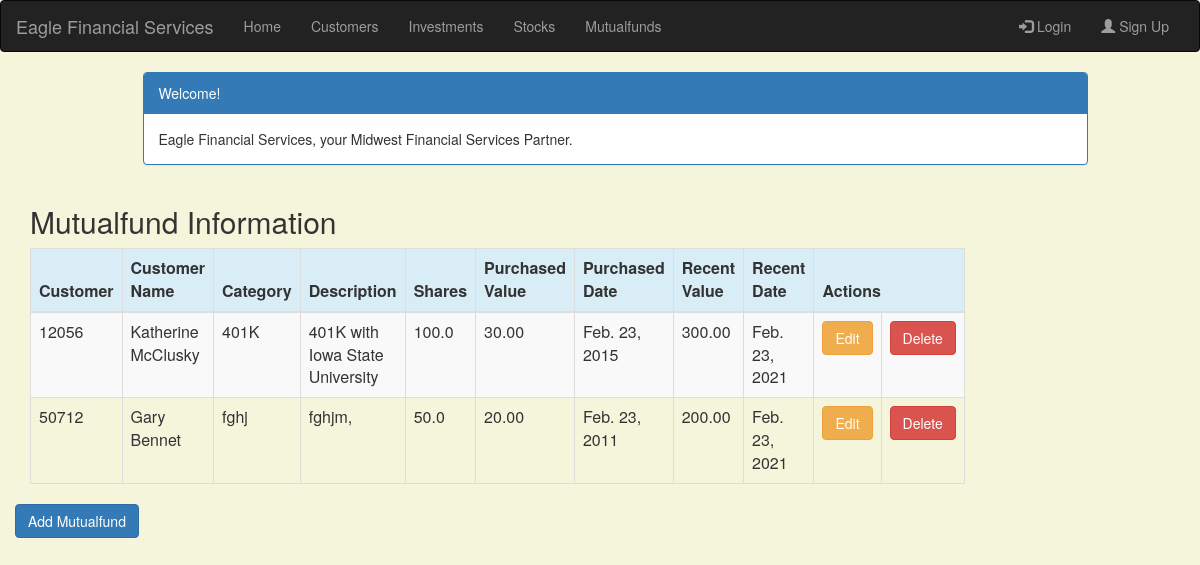
/mutualfund/, run on the app's committed database.
### portfolio/models.py (models this page shows, shortened)
class Mutualfund(models.Model):
    customer = models.ForeignKey(Customer, related_name='mutualfunds', on_delete=models.CASCADE)
    category = models.CharField(max_length=50)
    description = models.CharField(max_length=200)
    shares = models.DecimalField(max_digits=10, decimal_places=1)
    purchased_value = models.DecimalField(max_digits=10, decimal_places=2)
    purchased_date = models.DateField(default=timezone.now)
    recent_value = models.DecimalField(max_digits=10, decimal_places=2)
    recent_date = models.DateField(default=timezone.now, blank=True, null=True)

class Customer(models.Model):
    name = models.CharField(max_length=50)
    address = models.CharField(max_length=200)
    cust_number = models.IntegerField(blank=False, null=False)
    city = models.CharField(max_length=50)
    state = models.CharField(max_length=50)
    zipcode = models.CharField(max_length=10)
    email = models.EmailField(max_length=200)
    cell_phone = models.CharField(max_length=50)
    created_date = models.DateTimeField(
        default=timezone.now)
    updated_date = models.DateTimeField(auto_now_add=True)
    def __str__(self):
        return str(self.cust_number)

### portfolio/views.py (the view)
# urls.py: url(r'^mutualfund/$', views.mutualfund_list, name='mutualfund_list'),
def mutualfund_list(request):
    mutualfunds = Mutualfund.objects.filter( purchased_date__lte=timezone.now())
    return render(request, 'portfolio/mutualfund_list.html' , {'mutualfunds': mutualfunds})

### portfolio/templates/portfolio/mutualfund_list.html (shortened to what this page needs)
{% extends 'portfolio/base.html' %}
{% block content %}
    <html>
    <head>
        <link rel="stylesheet" href="https://maxcdn.bootstrapcdn.com/bootstrap/3.3.4/css/bootstrap.min.css">
    </head>
    <body>
    <div class="container">
        <div class="row">
            <div class="col-md-10 col-md-offset-1">
                <div class="panel panel-primary">
                    <div class="panel-heading">Welcome!</div>
                    <div class="panel-body">
                        Eagle Financial Services, your Midwest Financial Services Partner.
                    </div>
                </div>
            </div>
        </div>
    </div>
    <div class="row">
        <h2 style="padding-left: 15Px">Mutualfund Information</h2>
    </div>
    <div>
        <table class="table table-striped table-bordered table-hover">
            <thead>
            <tr class="bg-info">
                <th>Customer</th>
                <th>Customer Name</th>
                <th>Category</th>
                <th>Description</th>
                <th>Shares</th>
                <th>Purchased Value</th>
                <th>Purchased Date</th>
                <th>Recent Value</th>
                <th>Recent Date</th>
                <th colspan="3">Actions</th>
            </tr>
            </thead>
            <tbody>
            {% for mutualfund in mutualfunds %}
                <tr>
                    <td>{{ mutualfund.customer }}</td>
                    <td>{{ mutualfund.customer.name}}</td>
                    <td>{{ mutualfund.category }}</td>
                    <td>{{ mutualfund.description }}</td>
                    <td>{{ mutualfund.shares }}</td>
                    <td>{{ mutualfund.purchased_value }}</td>
                    <td>{{ mutualfund.purchased_date }}</td>
                    <td>{{ mutualfund.recent_value }}</td>
                    <td>{{ mutualfund.recent_date }}</td>
                    <td><a href="{% url 'portfolio:mutualfund_edit' pk=mutualfund.pk %}"
                           class="btn btn-warning">Edit</a></td>
                    <td><a href="{% url 'portfolio:mutualfund_delete' pk=mutualfund.pk %}"
                           onclick="return confirm('Are you sure you want to delete?')"
                           class="btn btn-danger">Delete</a>
                    </td>
                </tr>
            {% endfor %}
            </tbody>
        </table>
     <div class="row">
            <a href="{% url 'portfolio:mutualfund_new' %}" class="row"><span
                    class="btn btn-primary">Add Mutualfund</span></a>
        </div>
    </div>
    </body>
    </html>
{% endblock %}

### portfolio/templates/portfolio/mutualfund_list.html (style rules this page uses)
body { background-color: beige; }

### data on the page
Mutualfund: customer "12056", customer.name "Katherine McClusky", category "401K", description "401K with Iowa State University", shares "100.0", purchased_value "30.00", purchased_date "Feb. 23, 2015", recent_value "300.00", recent_date "Feb. 23, 2021"
Mutualfund: customer "50712", customer.name "Gary Bennet", category "fghj", description "fghjm,", shares "50.0", purchased_value "20.00", purchased_date "Feb. 23, 2011", recent_value "200.00", recent_date "Feb. 23, 2021"
